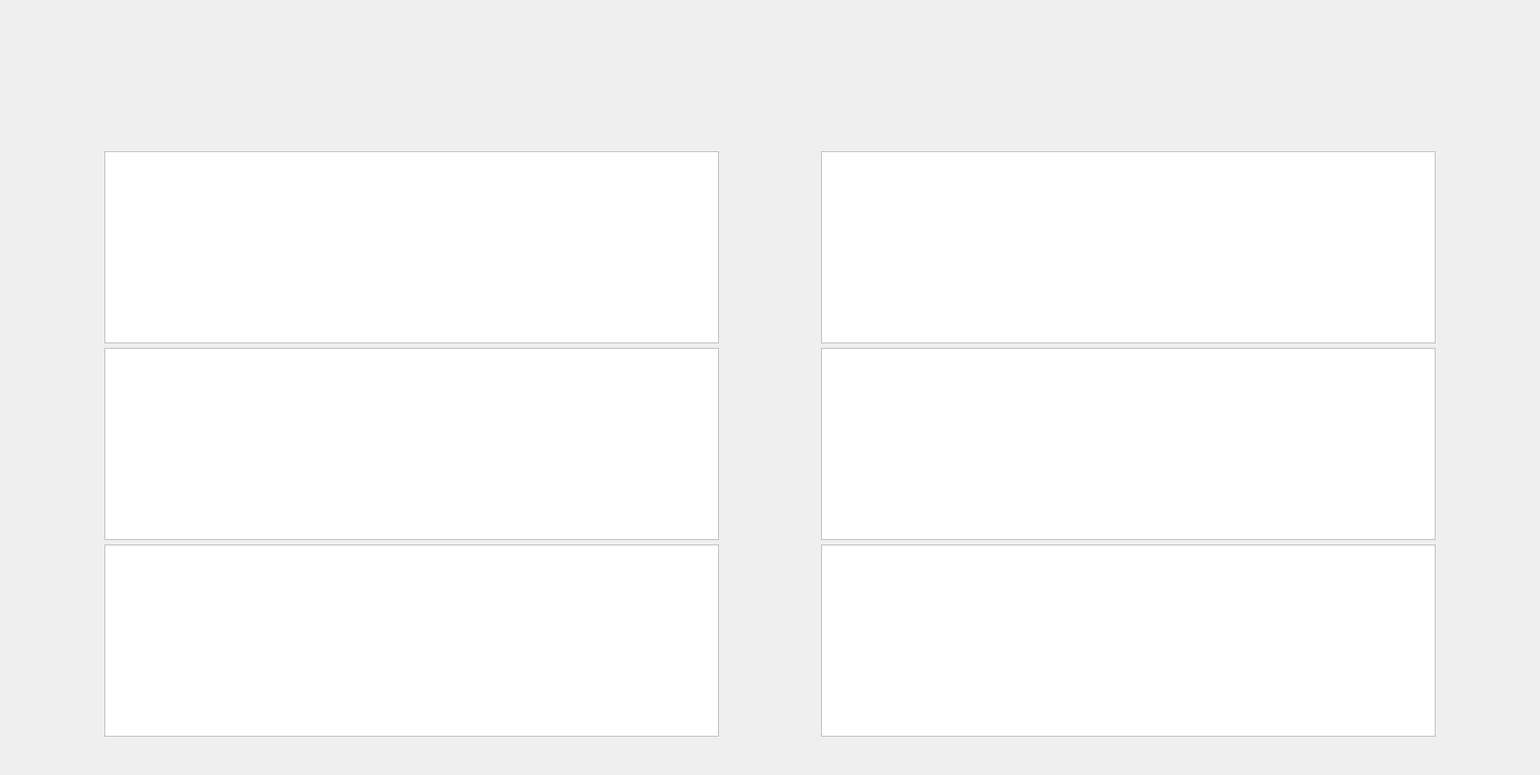
<?xml version="1.0" encoding="UTF-8"?>
<ui version="4.0">
 <class>MainWindow</class>
 <widget class="QMainWindow" name="MainWindow">
  <property name="geometry">
   <rect>
    <x>0</x>
    <y>0</y>
    <width>2005</width>
    <height>1009</height>
   </rect>
  </property>
  <property name="minimumSize">
   <size>
    <width>1280</width>
    <height>720</height>
   </size>
  </property>
  <property name="windowTitle">
   <string>MainWindow</string>
  </property>
  <widget class="QWidget" name="centralwidget">
   <layout class="QVBoxLayout" name="verticalLayout">
    <item alignment="Qt::AlignHCenter">
     <widget class="QLabel" name="label">
      <property name="sizePolicy">
       <sizepolicy hsizetype="Fixed" vsizetype="Fixed">
        <horstretch>0</horstretch>
        <verstretch>0</verstretch>
       </sizepolicy>
      </property>
      <property name="minimumSize">
       <size>
        <width>800</width>
        <height>100</height>
       </size>
      </property>
      <property name="maximumSize">
       <size>
        <width>800</width>
        <height>100</height>
       </size>
      </property>
      <property name="autoFillBackground">
       <bool>false</bool>
      </property>
      <property name="text">
       <string/>
      </property>
      <property name="pixmap">
       <pixmap>UBCR White Border.png</pixmap>
      </property>
      <property name="scaledContents">
       <bool>true</bool>
      </property>
      <property name="alignment">
       <set>Qt::AlignCenter</set>
      </property>
     </widget>
    </item>
    <item>
     <layout class="QGridLayout" name="plotLayout">
      <item row="1" column="0">
       <widget class="PlotWidget" name="loxTemperaturePlot">
        <property name="sizePolicy">
         <sizepolicy hsizetype="Fixed" vsizetype="Fixed">
          <horstretch>0</horstretch>
          <verstretch>0</verstretch>
         </sizepolicy>
        </property>
        <property name="minimumSize">
         <size>
          <width>800</width>
          <height>200</height>
         </size>
        </property>
        <property name="maximumSize">
         <size>
          <width>800</width>
          <height>250</height>
         </size>
        </property>
       </widget>
      </item>
      <item row="1" column="1">
       <widget class="PlotWidget" name="fuelTemperaturePlot">
        <property name="sizePolicy">
         <sizepolicy hsizetype="Fixed" vsizetype="Fixed">
          <horstretch>0</horstretch>
          <verstretch>0</verstretch>
         </sizepolicy>
        </property>
        <property name="minimumSize">
         <size>
          <width>800</width>
          <height>200</height>
         </size>
        </property>
        <property name="maximumSize">
         <size>
          <width>800</width>
          <height>250</height>
         </size>
        </property>
       </widget>
      </item>
      <item row="2" column="0">
       <widget class="PlotWidget" name="engineTemperaturePlot">
        <property name="sizePolicy">
         <sizepolicy hsizetype="Fixed" vsizetype="Fixed">
          <horstretch>0</horstretch>
          <verstretch>0</verstretch>
         </sizepolicy>
        </property>
        <property name="minimumSize">
         <size>
          <width>800</width>
          <height>200</height>
         </size>
        </property>
        <property name="maximumSize">
         <size>
          <width>800</width>
          <height>250</height>
         </size>
        </property>
       </widget>
      </item>
      <item row="0" column="0">
       <widget class="PlotWidget" name="loxPressurePlot">
        <property name="sizePolicy">
         <sizepolicy hsizetype="Fixed" vsizetype="Fixed">
          <horstretch>0</horstretch>
          <verstretch>0</verstretch>
         </sizepolicy>
        </property>
        <property name="minimumSize">
         <size>
          <width>800</width>
          <height>200</height>
         </size>
        </property>
        <property name="maximumSize">
         <size>
          <width>800</width>
          <height>250</height>
         </size>
        </property>
       </widget>
      </item>
      <item row="2" column="1">
       <widget class="PlotWidget" name="enginePerformancePlot">
        <property name="sizePolicy">
         <sizepolicy hsizetype="Fixed" vsizetype="Fixed">
          <horstretch>0</horstretch>
          <verstretch>0</verstretch>
         </sizepolicy>
        </property>
        <property name="minimumSize">
         <size>
          <width>800</width>
          <height>200</height>
         </size>
        </property>
        <property name="maximumSize">
         <size>
          <width>800</width>
          <height>250</height>
         </size>
        </property>
       </widget>
      </item>
      <item row="0" column="1">
       <widget class="PlotWidget" name="fuelPressurePlot">
        <property name="sizePolicy">
         <sizepolicy hsizetype="Fixed" vsizetype="Fixed">
          <horstretch>0</horstretch>
          <verstretch>0</verstretch>
         </sizepolicy>
        </property>
        <property name="minimumSize">
         <size>
          <width>800</width>
          <height>200</height>
         </size>
        </property>
        <property name="maximumSize">
         <size>
          <width>800</width>
          <height>250</height>
         </size>
        </property>
       </widget>
      </item>
     </layout>
    </item>
   </layout>
  </widget>
 </widget>
 <customwidgets>
  <customwidget>
   <class>PlotWidget</class>
   <extends>QGraphicsView</extends>
   <header>pyqtgraph</header>
  </customwidget>
 </customwidgets>
 <resources/>
 <connections/>
</ui>
